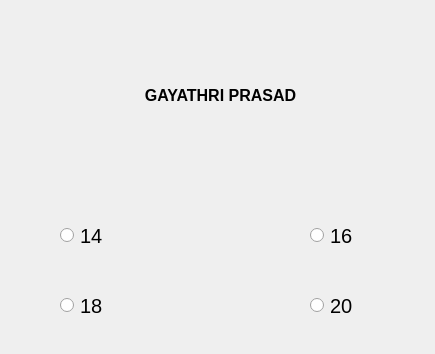
<?xml version="1.0" encoding="UTF-8"?>
<ui version="4.0">
 <class>form1</class>
 <widget class="QWidget" name="form1">
  <property name="geometry">
   <rect>
    <x>0</x>
    <y>0</y>
    <width>435</width>
    <height>354</height>
   </rect>
  </property>
  <property name="windowTitle">
   <string>Text Size Demo</string>
  </property>
  <widget class="QLabel" name="l1">
   <property name="geometry">
    <rect>
     <x>30</x>
     <y>30</y>
     <width>381</width>
     <height>131</height>
    </rect>
   </property>
   <property name="font">
    <font>
     <pointsize>12</pointsize>
     <weight>75</weight>
     <bold>true</bold>
    </font>
   </property>
   <property name="text">
    <string>GAYATHRI PRASAD</string>
   </property>
   <property name="alignment">
    <set>Qt::AlignCenter</set>
   </property>
  </widget>
  <widget class="QRadioButton" name="r1">
   <property name="geometry">
    <rect>
     <x>60</x>
     <y>220</y>
     <width>141</width>
     <height>31</height>
    </rect>
   </property>
   <property name="font">
    <font>
     <pointsize>15</pointsize>
    </font>
   </property>
   <property name="text">
    <string>14</string>
   </property>
  </widget>
  <widget class="QRadioButton" name="r2">
   <property name="geometry">
    <rect>
     <x>310</x>
     <y>220</y>
     <width>141</width>
     <height>31</height>
    </rect>
   </property>
   <property name="font">
    <font>
     <pointsize>15</pointsize>
    </font>
   </property>
   <property name="text">
    <string>16</string>
   </property>
  </widget>
  <widget class="QRadioButton" name="r4">
   <property name="geometry">
    <rect>
     <x>310</x>
     <y>290</y>
     <width>141</width>
     <height>31</height>
    </rect>
   </property>
   <property name="font">
    <font>
     <pointsize>15</pointsize>
    </font>
   </property>
   <property name="text">
    <string>20</string>
   </property>
  </widget>
  <widget class="QRadioButton" name="r3">
   <property name="geometry">
    <rect>
     <x>60</x>
     <y>290</y>
     <width>141</width>
     <height>31</height>
    </rect>
   </property>
   <property name="font">
    <font>
     <pointsize>15</pointsize>
    </font>
   </property>
   <property name="text">
    <string>18</string>
   </property>
  </widget>
 </widget>
 <resources/>
 <connections/>
</ui>
